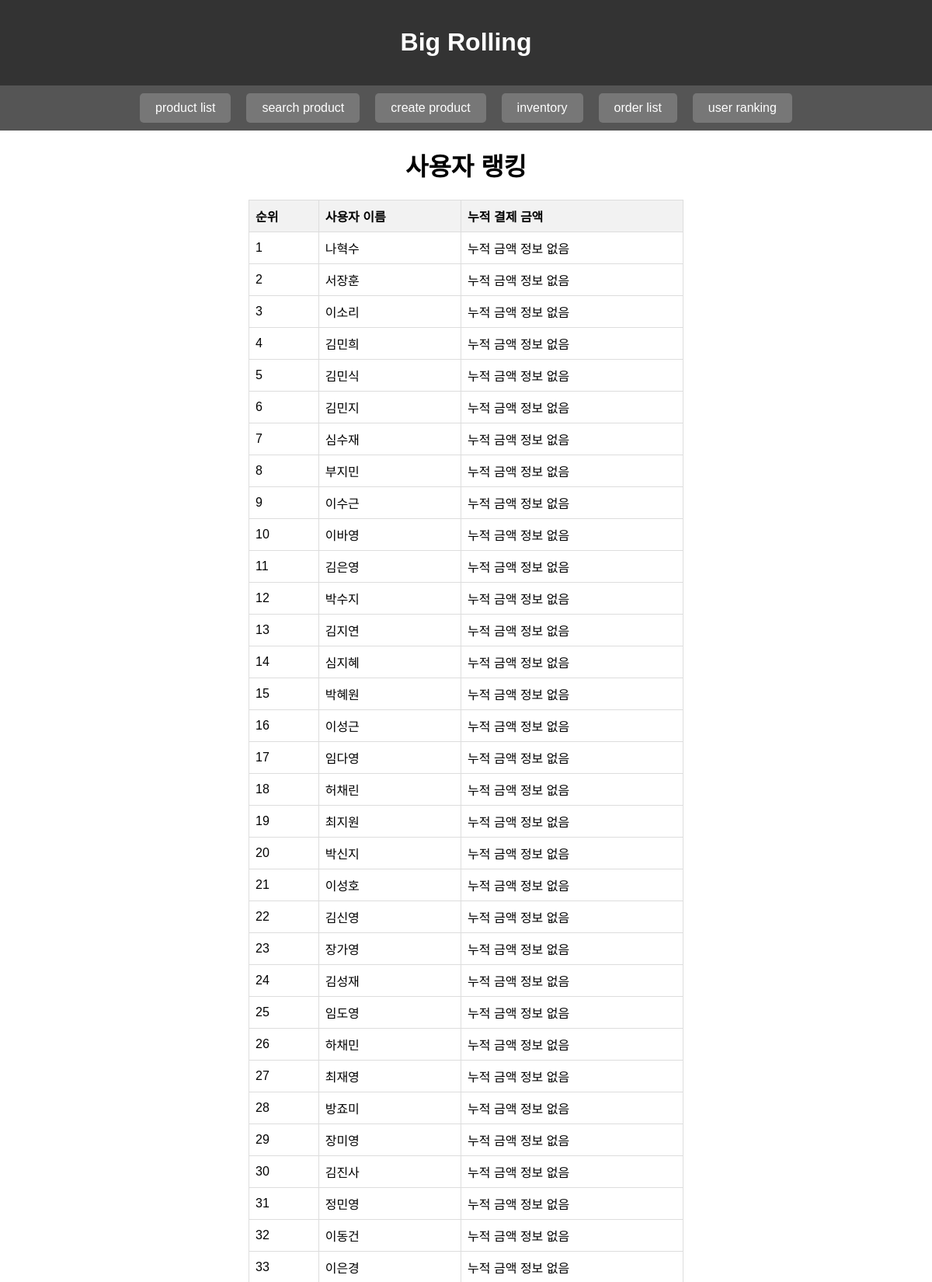
Screenshot of /php/user_ranking.php (upper part) with the database file from the repository.
### tables this page shows
CREATE TABLE `user` (
  `user_id` int(11) NOT NULL AUTO_INCREMENT,
  `username` varchar(255) NOT NULL,
  `email` varchar(255) NOT NULL,
  `gender` varchar(5) NOT NULL,
  `phonenumber` varchar(50) DEFAULT NULL,
  PRIMARY KEY (`user_id`)
);

### php/db_connection.php (called while the page is built, shortened)
<?php
$servername = "localhost";
$username = "root";
$password = "";
$dbname = "team16";
function connectToDatabase() {
    global $servername, $username, $password, $dbname;
    $conn = mysqli_connect($servername, $username, $password, $dbname);
    return $conn;
}
?>

### php/user_ranking.php (the view, shortened to what this page needs)
<?php
include(__DIR__ . '/db_connection.php');
$query = "SELECT
            USER.user_id,
            USER.username,
            SUM(PAYMENT.payment_amount) AS total_amount
          FROM
            USER
          LEFT JOIN ORDERS ON USER.user_id = ORDERS.user_id
          LEFT JOIN PAYMENT ON ORDERS.order_id = PAYMENT.order_id
          GROUP BY
            USER.user_id
          ORDER BY
            total_amount DESC;";
$result = mysqli_query(connectToDatabase(), $query);
?>
<!DOCTYPE html>
<html lang="ko">
<head>
</head>
<body>
<?php
include('index.php');
?>
    <div class="main">
	<div style="width: 700px;">
    <h1>사용자 랭킹</h1>
    <?php if ($result) :  ?>
        <table>
            <tr>
                <th>순위</th>
                <th>사용자 이름</th>
                <th>누적 결제 금액</th>
            </tr>
            <?php
            $rank = 1;
            while ($row = mysqli_fetch_assoc($result)) :
            ?>
                <tr>
                    <td><?php echo $rank++; ?></td>
                    <td><?php echo isset($row['username']) ? $row['username'] : '사용자 정보 없음'; ?></td>
                    <td><?php echo isset($row['total_amount']) ? $row['total_amount'] : '누적 금액 정보 없음'; ?></td>
                </tr>
            <?php endwhile; ?>
        </table>
    <?php endif; ?>
    </div>
	</div>
</body>
</html>

### php/index.php (shortened to what this page needs)
<!DOCTYPE html>
<html lang="en">
<head>
</head>
<body>
    <header>
        <a href="product_list.php"><h1>Big Rolling</h1></a>
    </header>
    <nav>
        <a href="product_list.php">product list</a>
        <a href="search_product.php">search product</a>
        <a href="create_product.php">create product</a>
        <a href="inventory_management.php">inventory</a>
        <a href="order_list.php">order list</a>
        <a href="user_ranking.php">user ranking</a>
    </nav>
</body>
</html>

### php/user_ranking.php (style rules this page uses)
table { border-collapse: collapse; width: 80%; margin: 20px auto; }
th, td { border: 1px solid #dddddd; text-align: left; padding: 8px; }
h1 { text-align: center; }
th { background-color: #f2f2f2; }
.main { font-family: Arial, sans-serif; margin: 0; padding: 0; display: flex; justify-content: center; height: 100vh; }

### php/index.php (style rules this page uses)
body { font-family: Arial, sans-serif; margin: 0; padding: 0; }
header { background-color: #333; padding: 15px; text-align: center; color: #fff; }
nav { display: flex; justify-content: center; background-color: #555; padding: 10px; }
nav a { color: white; text-decoration: none; padding: 10px 20px; margin: 0 10px; border-radius: 5px; background-color: #777; transition: background-color 0.3s; }
header a { color: white; text-decoration: none; }

### rows the page displays
user: username "나혁수"
user: username "서장훈"
user: username "이소리"
user: username "김민희"
user: username "김민식"
user: username "김민지"
user: username "심수재"
user: username "부지민"
user: username "이수근"
user: username "이바영"
user: username "김은영"
user: username "박수지"
user: username "김지연"
user: username "심지혜"
user: username "박혜원"
user: username "이성근"
user: username "임다영"
user: username "허채린"
user: username "최지원"
user: username "박신지"
user: username "이성호"
user: username "김신영"
user: username "장가영"
user: username "김성재"
user: username "임도영"
user: username "하채민"
user: username "최재영"
user: username "방죠미"
user: username "장미영"
user: username "김진사"
user: username "정민영"
user: username "이동건"
user: username "이은경"
